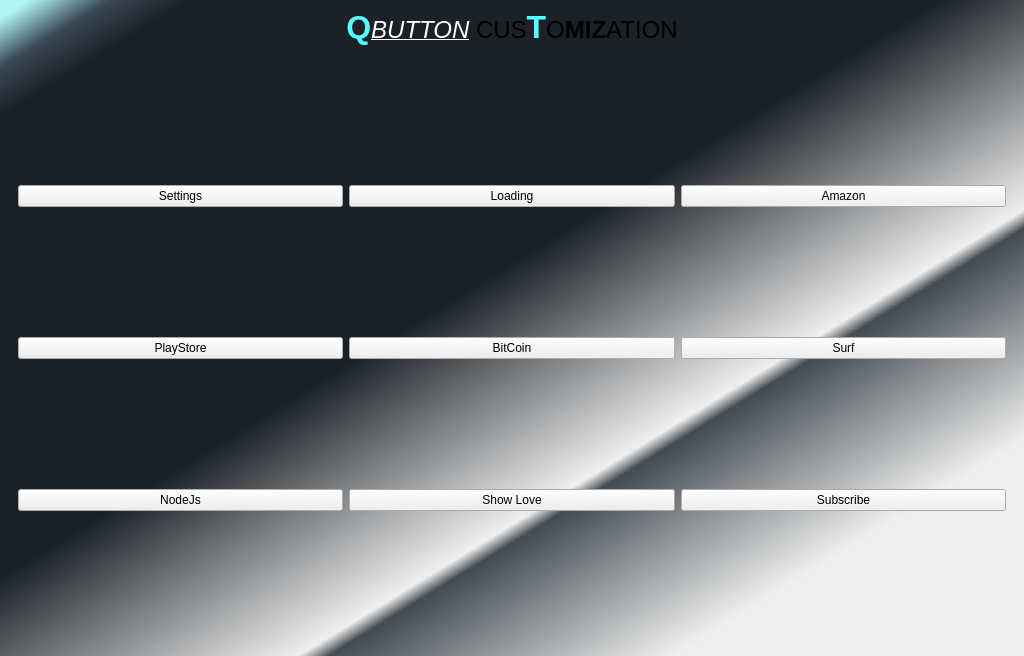
<?xml version="1.0" encoding="UTF-8"?>
<ui version="4.0">
 <class>MainWindow</class>
 <widget class="QMainWindow" name="MainWindow">
  <property name="geometry">
   <rect>
    <x>0</x>
    <y>0</y>
    <width>1024</width>
    <height>656</height>
   </rect>
  </property>
  <property name="windowTitle">
   <string>MainWindow</string>
  </property>
  <property name="styleSheet">
   <string notr="true"/>
  </property>
  <widget class="QWidget" name="centralwidget">
   <property name="styleSheet">
    <string notr="true">#centralwidget{
	background-color:qlineargradient(spread:pad, x1:0, y1:0, x2:0.965686, y2:1, stop:0.0147059 rgba(85, 255, 255, 100), stop:0.0539216 rgba(57, 72, 85, 255), stop:0.0931373 rgba(26, 33, 39, 255), stop:0.455882 rgba(26, 33, 39, 255), stop:0.661765 rgba(0, 0, 0, 0), stop:0.676471 rgba(66, 75, 82, 255), stop:0.843137 rgba(66, 75, 82, 0))
}</string>
   </property>
   <layout class="QVBoxLayout" name="verticalLayout">
    <item alignment="Qt::AlignTop">
     <widget class="QLabel" name="label">
      <property name="styleSheet">
       <string notr="true"/>
      </property>
      <property name="text">
       <string>&lt;html&gt;&lt;head/&gt;&lt;body&gt;&lt;p&gt;&lt;span style=&quot; font-size:24pt; font-weight:600; color:#55ffff;&quot;&gt;Q&lt;/span&gt;&lt;span style=&quot; font-size:18pt; font-style:italic; text-decoration: underline; color:#ffffff;&quot;&gt;BUTTON&lt;/span&gt;&lt;span style=&quot; font-size:18pt;&quot;&gt; CUS&lt;/span&gt;&lt;span style=&quot; font-size:24pt; font-weight:600; color:#55ffff;&quot;&gt;T&lt;/span&gt;&lt;span style=&quot; font-size:18pt;&quot;&gt;O&lt;/span&gt;&lt;span style=&quot; font-size:18pt; font-weight:600;&quot;&gt;MIZ&lt;/span&gt;&lt;span style=&quot; font-size:18pt;&quot;&gt;ATION&lt;/span&gt;&lt;/p&gt;&lt;/body&gt;&lt;/html&gt;</string>
      </property>
      <property name="textFormat">
       <enum>Qt::RichText</enum>
      </property>
      <property name="alignment">
       <set>Qt::AlignCenter</set>
      </property>
     </widget>
    </item>
    <item>
     <widget class="QWidget" name="widget" native="true">
      <property name="sizePolicy">
       <sizepolicy hsizetype="Preferred" vsizetype="Expanding">
        <horstretch>0</horstretch>
        <verstretch>0</verstretch>
       </sizepolicy>
      </property>
      <layout class="QGridLayout" name="gridLayout">
       <item row="0" column="0">
        <widget class="QPushButton" name="pushButton">
         <property name="styleSheet">
          <string notr="true"/>
         </property>
         <property name="text">
          <string>Settings</string>
         </property>
        </widget>
       </item>
       <item row="0" column="1">
        <widget class="QPushButton" name="pushButton_2">
         <property name="styleSheet">
          <string notr="true"/>
         </property>
         <property name="text">
          <string>Loading</string>
         </property>
        </widget>
       </item>
       <item row="0" column="2">
        <widget class="QPushButton" name="pushButton_3">
         <property name="styleSheet">
          <string notr="true"/>
         </property>
         <property name="text">
          <string>Amazon</string>
         </property>
        </widget>
       </item>
       <item row="1" column="0">
        <widget class="QPushButton" name="pushButton_4">
         <property name="styleSheet">
          <string notr="true"/>
         </property>
         <property name="text">
          <string>PlayStore</string>
         </property>
        </widget>
       </item>
       <item row="1" column="1">
        <widget class="QPushButton" name="pushButton_5">
         <property name="styleSheet">
          <string notr="true"/>
         </property>
         <property name="text">
          <string>BitCoin</string>
         </property>
        </widget>
       </item>
       <item row="1" column="2">
        <widget class="QPushButton" name="pushButton_6">
         <property name="styleSheet">
          <string notr="true"/>
         </property>
         <property name="text">
          <string>Surf</string>
         </property>
        </widget>
       </item>
       <item row="2" column="0">
        <widget class="QPushButton" name="pushButton_7">
         <property name="styleSheet">
          <string notr="true"/>
         </property>
         <property name="text">
          <string>NodeJs</string>
         </property>
        </widget>
       </item>
       <item row="2" column="1">
        <widget class="QPushButton" name="pushButton_8">
         <property name="text">
          <string>Show Love</string>
         </property>
        </widget>
       </item>
       <item row="2" column="2">
        <widget class="QPushButton" name="pushButton_9">
         <property name="text">
          <string>Subscribe</string>
         </property>
        </widget>
       </item>
      </layout>
     </widget>
    </item>
   </layout>
  </widget>
 </widget>
 <resources/>
 <connections/>
</ui>
